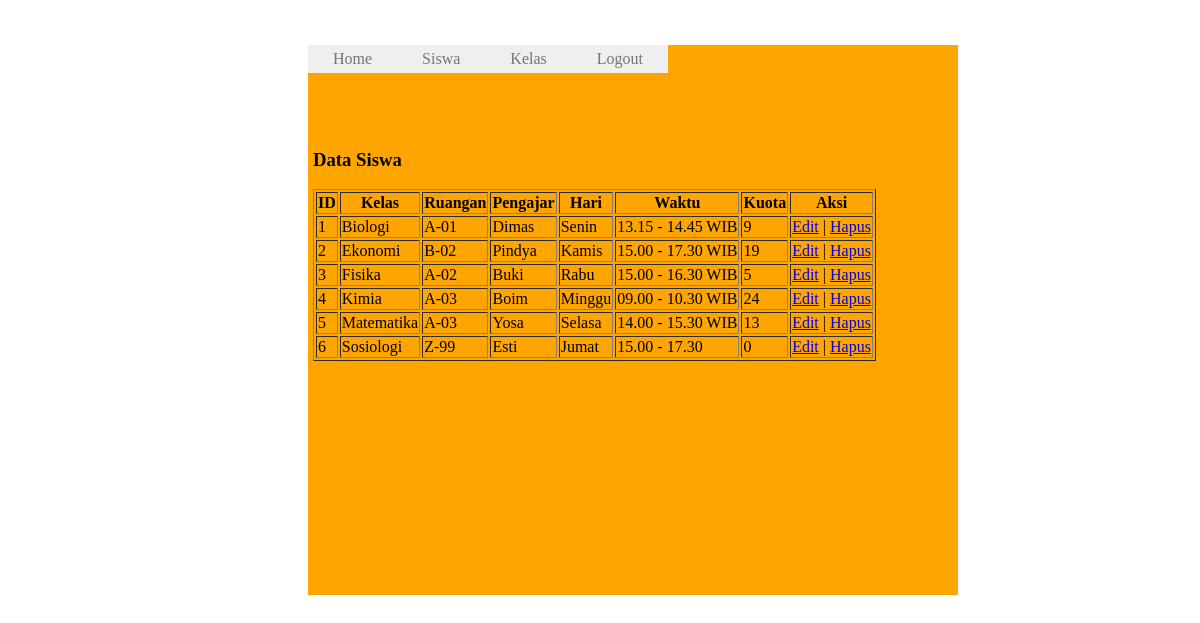
Page /admin/lihat_kelas.php (signed in) on the committed database.
### tables this page shows
CREATE TABLE `kelas` (
  `mapel` varchar(15) NOT NULL,
  `ruangan` varchar(5) NOT NULL,
  `pengajar` varchar(25) NOT NULL,
  `hari` varchar(25) NOT NULL,
  `waktu` varchar(25) NOT NULL,
  `kuota` varchar(2) NOT NULL
);

### admin/lihat_kelas.php (the view, shortened to what this page needs)
<!DOCTYPE html>
<html>
  <head>
    <link rel="stylesheet" type="text/css" href="style.css">
  </head>
  <body>
<div id="container">
	<nav>
		<ul>
			<li><a href="home.php">Home</a></li>
			<li><a href="#">Siswa</a>
			 <li><a href="#">Kelas</a>
			<li><a href="logout.php">Logout</a></li>
			</ul>
		</nav>
		<div id="isi">
		<h3>Data Siswa</h3>
		<table border="1" class="table">
			<tr>
				<th>ID</th>
        <th>Kelas</th>
				<th>Ruangan</th>
				<th>Pengajar</th>
				<th>Hari</th>
				<th>Waktu</th>
        <th>Kuota</th>
        <th>Aksi</th>
			</tr>
					<?php
					include "koneksi.php";
					$query_mysql = mysqli_query($koneksi,"SELECT * FROM kelas");
					$nomor = 1;
					while($data = mysqli_fetch_array($query_mysql)){
					?>
					<form method="GET">
					<tr>
						<td><?php echo $nomor++; ?></td>
            <td><?php echo $data['mapel']; ?></td>
						<td><?php echo $data['ruangan']; ?></td>
						<td><?php echo $data['pengajar']; ?></td>
						<td><?php echo $data['hari']; ?></td>
            <td><?php echo $data['waktu']; ?></td>
            <td><?php echo $data['kuota']; ?></td>
            <td>
      				<a class="edit" href="edit.php?mapel=<?php echo $data['mapel']; ?>">Edit</a> |
      				<a class="hapus" href="hapus.php?mapel=<?php echo $data['mapel']; ?>">Hapus</a>
      			</td>
					</tr>
				</form>
					<?php } ?>
				</table>
			</div>
		</div>
	</body>
</html>

### admin/style.css (style rules this page uses)
#container { width : 650px; height: 550px; background-color: orange; margin-left: 300px; margin-top: 45px; }
#isi { padding: 5px; }
nav ul { background: #efefef; padding: 0; margin-top: 0px; list-style: none; position: relative; display: inline-table; }
nav ul:after { content: ""; clear: both; display: block; }
nav ul li { float: left; }
nav ul li a { display: block; padding: 5px 25px; color: #757575; text-decoration: none; }

### rows in the picture
kelas: mapel "Biologi", ruangan "A-01", pengajar "Dimas", hari "Senin", waktu "13.15 - 14.45 WIB", kuota "9"
kelas: mapel "Ekonomi", ruangan "B-02", pengajar "Pindya", hari "Kamis", waktu "15.00 - 17.30 WIB", kuota "19"
kelas: mapel "Fisika", ruangan "A-02", pengajar "Buki", hari "Rabu", waktu "15.00 - 16.30 WIB", kuota "5"
kelas: mapel "Kimia", ruangan "A-03", pengajar "Boim", hari "Minggu", waktu "09.00 - 10.30 WIB", kuota "24"
kelas: mapel "Matematika", ruangan "A-03", pengajar "Yosa", hari "Selasa", waktu "14.00 - 15.30 WIB", kuota "13"
kelas: mapel "Sosiologi", ruangan "Z-99", pengajar "Esti", hari "Jumat", waktu "15.00 - 17.30", kuota "0"
